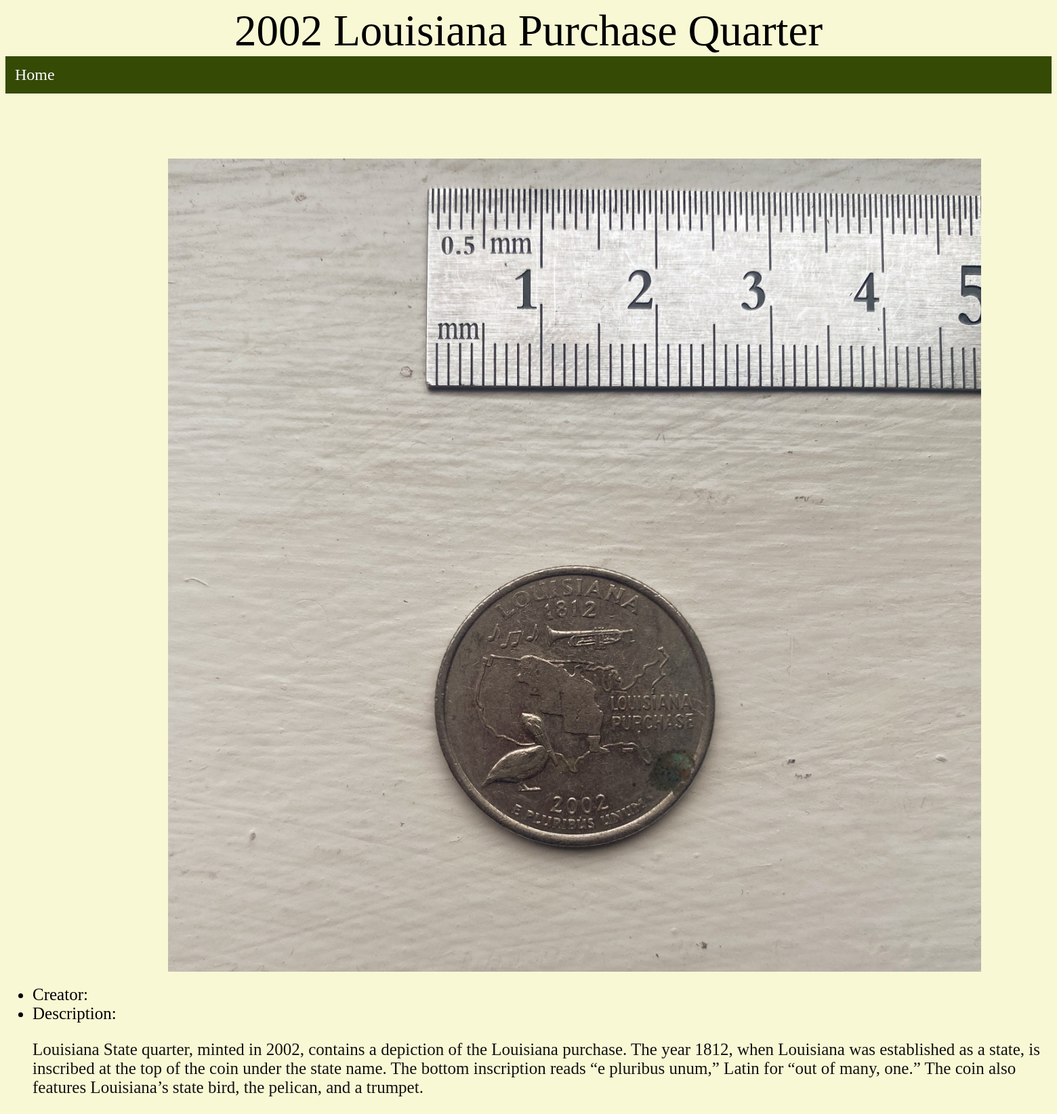
Screenshot of /archive/photos/7 with the database file from the repository.
### archive/models.py (models this page shows, shortened)
class AssociatedImage(models.Model):
    name = models.CharField(max_length=200)
    description = models.TextField(blank=True)
    associated_doc = models.ForeignKey(
        ArchiveDocument, blank=False, null=False, on_delete=models.CASCADE)
    creator = models.CharField(max_length=200, blank=True)
    photo_image = StdImageField(
        upload_to="photographs/",
        variations={"thumbnail": {"width": 300, "height": 300}},
        null=False
    )

### archive/views.py (the view)
# urls.py: path('photos/<item_id>', views.photo_detail),
def photo_detail(request,item_id):
    print(request)
    img = AssociatedImage.objects.get(id=item_id)
    context = {}
    context["item"]={
        "name":img.name,
        "creator:":img.creator,
        "description":img.description,
        "picture":img.photo_image,
        "related_id":img.associated_doc.id,
        "related_name":img.associated_doc.name
    }
    return render(request,"archive/photo.html",context)

### archive/templates/archive/photo.html (shortened to what this page needs)
{% extends 'base.html' %}
{% load static %}
{% block content %}
<div class="page_title">
    {{item.name}}
</div>
<div class="menu">
    <ul>
        <li><a href="/"> Home </a></li>
    </ul>
</div>
<div class="content">
    <div class="image">
        <img src="{% get_media_prefix %}{{ item.picture }}" width="1200" height="1200" alt="{{ item.name }}">
    </div>
    <div class="info">
        <ul>
            <li>Creator: {{item.creator}}</li>
            <li>Description: <p>{{item.description}}</p> </li>
        </ul>
    </div>
</div>
{% endblock %}

### templates/base.html (shortened to what this page needs)
{% load static %}
<!doctype html>
<html lang="en">
    <head>
        <link rel="stylesheet" href="{% static 'css/style.css' %}"/>
    </head>
    <body data-media-url="{% get_media_prefix %}">
        {% block content %}
        {% endblock %}
    </body>
    <body style="background-color:rgb(248, 248, 213);">
    </body>
</html>

### static/css/style.css (style rules this page uses)
.menu ul { font-family: Copperplate, "Copperplate Gothic Light"; list-style-type: none; margin: 0; padding: 0; overflow: hidden; background-color: #354a05; font-size: 24px; }
.menu li { float: left; }
.menu li a { display: block; color: white; text-align: center; padding: 14px; text-decoration: none; }
img { margin-left: 2.5in; margin-top: 1in; margin-right: 3.5in; }
p { font-size: 12px; color:gray; text-align: center; }
.page_title { font-size: 65px; text-align: center; font-family: Copperplate, "Copperplate Gothic Light"; font-style: normal; }
.info li { font-size: 25px; }
.info p { text-align: left; font-size: 25px; color: #111; font-family: Georgia, 'Times New Roman', Times, serifr; }

### rows the page displays
AssociatedImage: name "2002 Louisiana Purchase Quarter", picture (picture), description "Louisiana State quarter, minted in 2002, contains a depiction of the Louisiana purchase. The year 1812, when Louisiana was established as a state, is inscribed at the top of the coin under the state name. The bottom inscription reads “e pluribus unum,” Latin for “out of many, one.” The coin also features Louisiana’s state bird, the pelican, and a trumpet."
